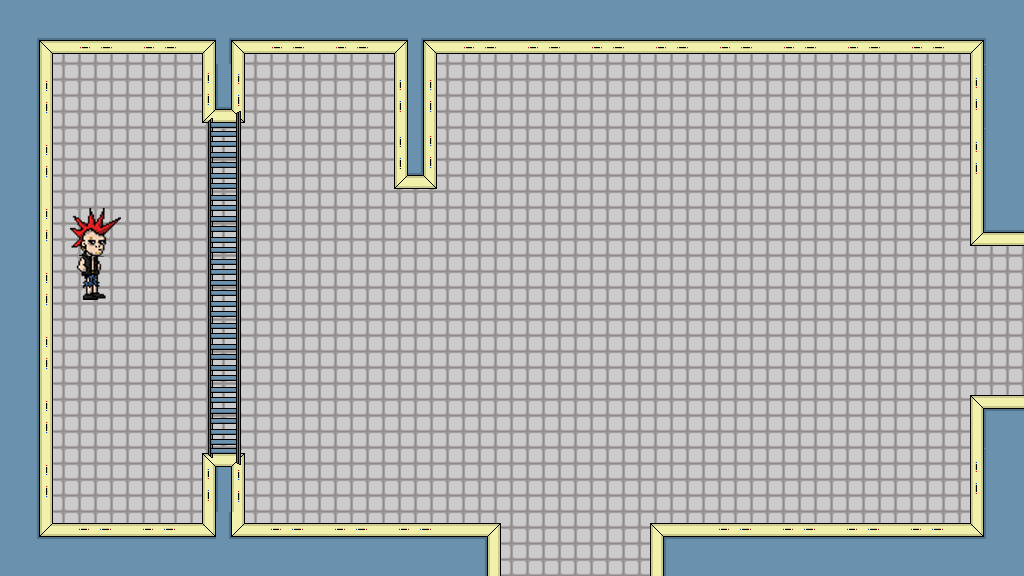

Tiled map render using the project's own tile images. Description and the whole map definition, tile-layer contents included, below:
An orthogonal 16x9 tile map with 64x64 px tiles, 1 tile layer (Tile Layer 1).

<map version="1.0" orientation="orthogonal" width="16" height="9" tilewidth="64" tileheight="64">
 <tileset firstgid="1" name="backgroundTiles" tilewidth="64" tileheight="64">
  <image source="../backgroundTiles.png" width="12480" height="64" />
 </tileset>
 <layer name="Tile Layer 1" width="16" height="9">
  <data encoding="csv">
120,121,121,122,121,121,122,121,121,121,121,121,121,121,121,124,
135,5,5,148,5,5,127,5,5,5,5,5,5,5,5,139,
135,5,5,149,5,5,137,5,5,5,5,5,5,5,5,139,
135,194,5,149,5,5,5,5,5,5,5,5,5,5,5,190,
135,195,5,149,5,5,5,5,5,5,5,5,5,5,5,5,
135,5,5,149,5,5,5,5,5,5,5,5,5,5,5,5,
135,125,5,149,5,5,5,5,5,5,5,5,5,5,5,188,
135,125,5,150,5,5,5,5,5,5,5,5,5,5,5,139,
140,142,142,141,142,142,142,189,5,5,188,142,142,142,142,144
</data>
 </layer>
</map>
